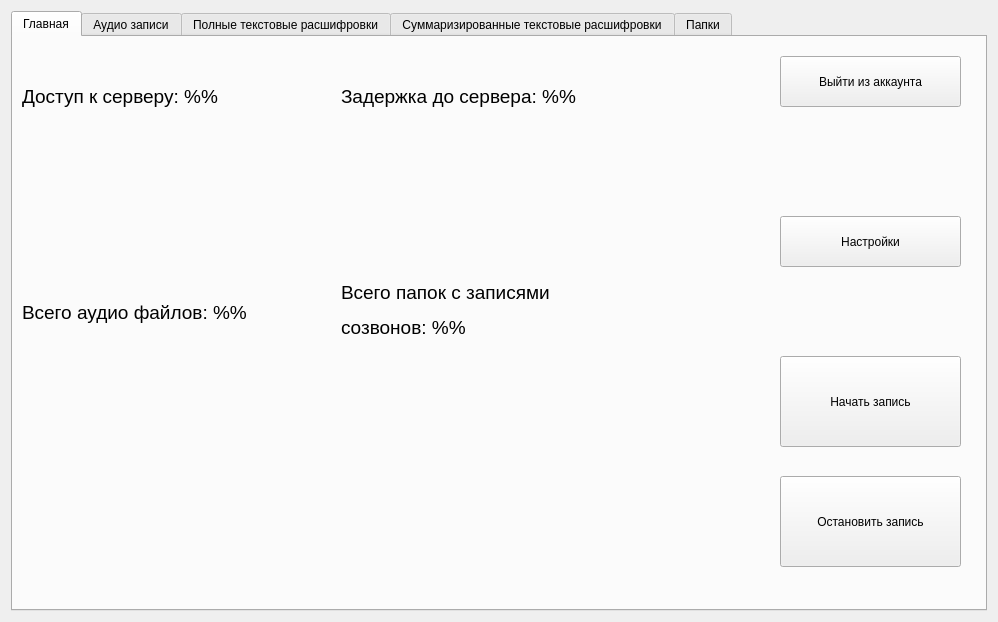
<?xml version="1.0" encoding="UTF-8"?>
<ui version="4.0">
 <class>MainWidget</class>
 <widget class="QWidget" name="MainWidget">
  <property name="geometry">
   <rect>
    <x>0</x>
    <y>0</y>
    <width>998</width>
    <height>622</height>
   </rect>
  </property>
  <property name="windowTitle">
   <string>MainWidget</string>
  </property>
  <layout class="QGridLayout" name="gridLayout">
   <item row="0" column="1">
    <widget class="QTabWidget" name="tabs">
     <property name="currentIndex">
      <number>0</number>
     </property>
     <widget class="QWidget" name="tabMain">
      <attribute name="title">
       <string>Главная</string>
      </attribute>
      <layout class="QGridLayout" name="gridLayout_4" columnstretch="2,1">
       <item row="1" column="1">
        <layout class="QVBoxLayout" name="verticalLayout_3">
         <item>
          <layout class="QVBoxLayout" name="verticalLayout">
           <item>
            <widget class="QWidget" name="widget_2" native="true">
             <property name="sizePolicy">
              <sizepolicy hsizetype="Expanding" vsizetype="Expanding">
               <horstretch>0</horstretch>
               <verstretch>0</verstretch>
              </sizepolicy>
             </property>
             <widget class="QPushButton" name="buttonStart">
              <property name="geometry">
               <rect>
                <x>120</x>
                <y>30</y>
                <width>181</width>
                <height>91</height>
               </rect>
              </property>
              <property name="sizePolicy">
               <sizepolicy hsizetype="Expanding" vsizetype="Expanding">
                <horstretch>0</horstretch>
                <verstretch>0</verstretch>
               </sizepolicy>
              </property>
              <property name="minimumSize">
               <size>
                <width>0</width>
                <height>0</height>
               </size>
              </property>
              <property name="text">
               <string>Начать запись</string>
              </property>
             </widget>
            </widget>
           </item>
          </layout>
         </item>
         <item>
          <layout class="QVBoxLayout" name="verticalLayout_2">
           <item>
            <widget class="QWidget" name="widget_3" native="true">
             <property name="sizePolicy">
              <sizepolicy hsizetype="Expanding" vsizetype="Expanding">
               <horstretch>0</horstretch>
               <verstretch>0</verstretch>
              </sizepolicy>
             </property>
             <widget class="QPushButton" name="buttonStop">
              <property name="geometry">
               <rect>
                <x>120</x>
                <y>10</y>
                <width>181</width>
                <height>91</height>
               </rect>
              </property>
              <property name="sizePolicy">
               <sizepolicy hsizetype="Expanding" vsizetype="Expanding">
                <horstretch>0</horstretch>
                <verstretch>0</verstretch>
               </sizepolicy>
              </property>
              <property name="text">
               <string>Остановить запись</string>
              </property>
             </widget>
            </widget>
           </item>
          </layout>
         </item>
        </layout>
       </item>
       <item row="0" column="1">
        <layout class="QVBoxLayout" name="verticalLayout_4" stretch="1,1">
         <item>
          <widget class="QWidget" name="widget" native="true">
           <property name="sizePolicy">
            <sizepolicy hsizetype="Expanding" vsizetype="Expanding">
             <horstretch>0</horstretch>
             <verstretch>0</verstretch>
            </sizepolicy>
           </property>
           <widget class="QPushButton" name="buttonLogOut">
            <property name="geometry">
             <rect>
              <x>120</x>
              <y>10</y>
              <width>181</width>
              <height>51</height>
             </rect>
            </property>
            <property name="sizePolicy">
             <sizepolicy hsizetype="Expanding" vsizetype="Expanding">
              <horstretch>0</horstretch>
              <verstretch>0</verstretch>
             </sizepolicy>
            </property>
            <property name="text">
             <string>Выйти из аккаунта</string>
            </property>
           </widget>
          </widget>
         </item>
         <item>
          <widget class="QWidget" name="widget_18" native="true">
           <widget class="QPushButton" name="buttonSettings">
            <property name="geometry">
             <rect>
              <x>120</x>
              <y>30</y>
              <width>181</width>
              <height>51</height>
             </rect>
            </property>
            <property name="sizePolicy">
             <sizepolicy hsizetype="Expanding" vsizetype="Expanding">
              <horstretch>0</horstretch>
              <verstretch>0</verstretch>
             </sizepolicy>
            </property>
            <property name="text">
             <string>Настройки</string>
            </property>
           </widget>
          </widget>
         </item>
        </layout>
       </item>
       <item row="0" column="0" rowspan="2">
        <layout class="QGridLayout" name="gridLayout_3" rowstretch="1,2">
         <item row="0" column="0">
          <widget class="QWidget" name="widget_7" native="true">
           <widget class="QLabel" name="labelServerStatus">
            <property name="geometry">
             <rect>
              <x>0</x>
              <y>10</y>
              <width>311</width>
              <height>81</height>
             </rect>
            </property>
            <property name="text">
             <string>&lt;html&gt;&lt;head/&gt;&lt;body&gt;&lt;p&gt;&lt;span style=&quot; font-size:14pt;&quot;&gt;Доступ к серверу: %%&lt;/span&gt;&lt;/p&gt;&lt;/body&gt;&lt;/html&gt;</string>
            </property>
           </widget>
          </widget>
         </item>
         <item row="1" column="0">
          <widget class="QWidget" name="widget_6" native="true">
           <widget class="QLabel" name="labelCountAudio">
            <property name="geometry">
             <rect>
              <x>0</x>
              <y>20</y>
              <width>311</width>
              <height>115</height>
             </rect>
            </property>
            <property name="text">
             <string>&lt;html&gt;&lt;head/&gt;&lt;body&gt;&lt;p&gt;&lt;span style=&quot; font-size:14pt;&quot;&gt;Всего аудио файлов: %%&lt;/span&gt;&lt;/p&gt;&lt;/body&gt;&lt;/html&gt;</string>
            </property>
           </widget>
          </widget>
         </item>
         <item row="1" column="1">
          <widget class="QWidget" name="widget_5" native="true">
           <widget class="QLabel" name="labelCountFolders">
            <property name="geometry">
             <rect>
              <x>0</x>
              <y>20</y>
              <width>311</width>
              <height>111</height>
             </rect>
            </property>
            <property name="text">
             <string>&lt;html&gt;&lt;head/&gt;&lt;body&gt;&lt;p&gt;&lt;span style=&quot; font-size:14pt;&quot;&gt;Всего папок с записями&lt;/span&gt;&lt;/p&gt;&lt;p&gt;&lt;span style=&quot; font-size:14pt;&quot;&gt;созвонов: %%&lt;/span&gt;&lt;/p&gt;&lt;/body&gt;&lt;/html&gt;</string>
            </property>
           </widget>
          </widget>
         </item>
         <item row="0" column="1">
          <widget class="QWidget" name="widget_4" native="true">
           <widget class="QLabel" name="labelPing">
            <property name="geometry">
             <rect>
              <x>0</x>
              <y>10</y>
              <width>311</width>
              <height>81</height>
             </rect>
            </property>
            <property name="text">
             <string>&lt;html&gt;&lt;head/&gt;&lt;body&gt;&lt;p&gt;&lt;span style=&quot; font-size:14pt;&quot;&gt;Задержка до сервера: %%&lt;/span&gt;&lt;/p&gt;&lt;/body&gt;&lt;/html&gt;</string>
            </property>
           </widget>
          </widget>
         </item>
        </layout>
       </item>
      </layout>
     </widget>
     <widget class="QWidget" name="tabAudio">
      <attribute name="title">
       <string>Аудио записи</string>
      </attribute>
      <layout class="QGridLayout" name="gridLayout_5" columnstretch="3,1">
       <item row="0" column="0" rowspan="2">
        <layout class="QVBoxLayout" name="verticalLayout_7">
         <item>
          <widget class="QWidget" name="treeContainer" native="true"/>
         </item>
        </layout>
       </item>
       <item row="0" column="1">
        <layout class="QVBoxLayout" name="verticalLayout_5">
         <property name="spacing">
          <number>6</number>
         </property>
         <item>
          <widget class="QWidget" name="widget_8" native="true">
           <widget class="QPushButton" name="buttonRefresh">
            <property name="geometry">
             <rect>
              <x>30</x>
              <y>20</y>
              <width>211</width>
              <height>41</height>
             </rect>
            </property>
            <property name="text">
             <string>Обновить список файлов</string>
            </property>
           </widget>
          </widget>
         </item>
         <item>
          <widget class="QWidget" name="widget_10" native="true">
           <widget class="QPushButton" name="buttonAudio2Text">
            <property name="geometry">
             <rect>
              <x>30</x>
              <y>20</y>
              <width>211</width>
              <height>41</height>
             </rect>
            </property>
            <property name="text">
             <string>Преобразовать аудио в текст</string>
            </property>
           </widget>
          </widget>
         </item>
         <item>
          <widget class="QWidget" name="widget_11" native="true">
           <widget class="QPushButton" name="buttonAudio2TextAndSum">
            <property name="geometry">
             <rect>
              <x>30</x>
              <y>20</y>
              <width>211</width>
              <height>41</height>
             </rect>
            </property>
            <property name="text">
             <string>Преобразовать аудиов текст
       и суммаризировать</string>
            </property>
           </widget>
          </widget>
         </item>
        </layout>
       </item>
       <item row="1" column="1">
        <layout class="QVBoxLayout" name="verticalLayout_6">
         <item>
          <widget class="QWidget" name="widget_12" native="true">
           <widget class="QLabel" name="labelInfoAudioTab">
            <property name="geometry">
             <rect>
              <x>10</x>
              <y>10</y>
              <width>221</width>
              <height>131</height>
             </rect>
            </property>
            <property name="text">
             <string/>
            </property>
           </widget>
          </widget>
         </item>
        </layout>
       </item>
      </layout>
     </widget>
     <widget class="QWidget" name="tabFullText">
      <attribute name="title">
       <string>Полные текстовые расшифровки</string>
      </attribute>
      <layout class="QGridLayout" name="gridLayout_2" columnstretch="3,1">
       <item row="0" column="0" rowspan="2">
        <layout class="QVBoxLayout" name="verticalLayout_9">
         <item>
          <widget class="QWidget" name="treeContainer_2" native="true"/>
         </item>
        </layout>
       </item>
       <item row="0" column="1">
        <layout class="QVBoxLayout" name="verticalLayout_8" stretch="1,2">
         <property name="spacing">
          <number>5</number>
         </property>
         <property name="topMargin">
          <number>0</number>
         </property>
         <property name="bottomMargin">
          <number>0</number>
         </property>
         <item>
          <widget class="QWidget" name="widget_9" native="true">
           <widget class="QPushButton" name="buttonRefreshFullText">
            <property name="geometry">
             <rect>
              <x>30</x>
              <y>20</y>
              <width>211</width>
              <height>41</height>
             </rect>
            </property>
            <property name="text">
             <string>Обновить список файлов</string>
            </property>
           </widget>
          </widget>
         </item>
         <item>
          <widget class="QWidget" name="widget_13" native="true">
           <widget class="QPushButton" name="buttonSumText">
            <property name="geometry">
             <rect>
              <x>30</x>
              <y>20</y>
              <width>211</width>
              <height>41</height>
             </rect>
            </property>
            <property name="text">
             <string>Суммаризировать текст</string>
            </property>
           </widget>
          </widget>
         </item>
        </layout>
       </item>
       <item row="1" column="1">
        <layout class="QVBoxLayout" name="verticalLayout_10" stretch="1">
         <item>
          <widget class="QWidget" name="widget_15" native="true">
           <widget class="QLabel" name="labelInfoFullTextTab">
            <property name="geometry">
             <rect>
              <x>10</x>
              <y>10</y>
              <width>221</width>
              <height>131</height>
             </rect>
            </property>
            <property name="text">
             <string/>
            </property>
           </widget>
          </widget>
         </item>
        </layout>
       </item>
      </layout>
     </widget>
     <widget class="QWidget" name="tabSumText">
      <attribute name="title">
       <string>Суммаризированные текстовые расшифровки</string>
      </attribute>
      <layout class="QGridLayout" name="gridLayout_6" columnstretch="3,1">
       <item row="0" column="0" rowspan="2">
        <layout class="QVBoxLayout" name="verticalLayout_11">
         <item>
          <widget class="QWidget" name="treeContainer_3" native="true"/>
         </item>
        </layout>
       </item>
       <item row="0" column="1">
        <layout class="QVBoxLayout" name="verticalLayout_12" stretch="0,0">
         <property name="spacing">
          <number>5</number>
         </property>
         <property name="topMargin">
          <number>0</number>
         </property>
         <property name="bottomMargin">
          <number>0</number>
         </property>
         <item>
          <widget class="QWidget" name="widget_14" native="true">
           <widget class="QPushButton" name="buttonRefreshSumText">
            <property name="geometry">
             <rect>
              <x>30</x>
              <y>20</y>
              <width>211</width>
              <height>41</height>
             </rect>
            </property>
            <property name="text">
             <string>Обновить список файлов</string>
            </property>
           </widget>
          </widget>
         </item>
         <item>
          <widget class="QWidget" name="widget_16" native="true"/>
         </item>
        </layout>
       </item>
       <item row="1" column="1">
        <layout class="QVBoxLayout" name="verticalLayout_13" stretch="0">
         <item>
          <widget class="QWidget" name="widget_17" native="true">
           <widget class="QLabel" name="labelInfoSumTextTab">
            <property name="geometry">
             <rect>
              <x>10</x>
              <y>10</y>
              <width>221</width>
              <height>131</height>
             </rect>
            </property>
            <property name="text">
             <string/>
            </property>
           </widget>
          </widget>
         </item>
        </layout>
       </item>
      </layout>
     </widget>
     <widget class="QWidget" name="tabFolder">
      <attribute name="title">
       <string>Папки</string>
      </attribute>
     </widget>
    </widget>
   </item>
  </layout>
 </widget>
 <resources/>
 <connections/>
</ui>
